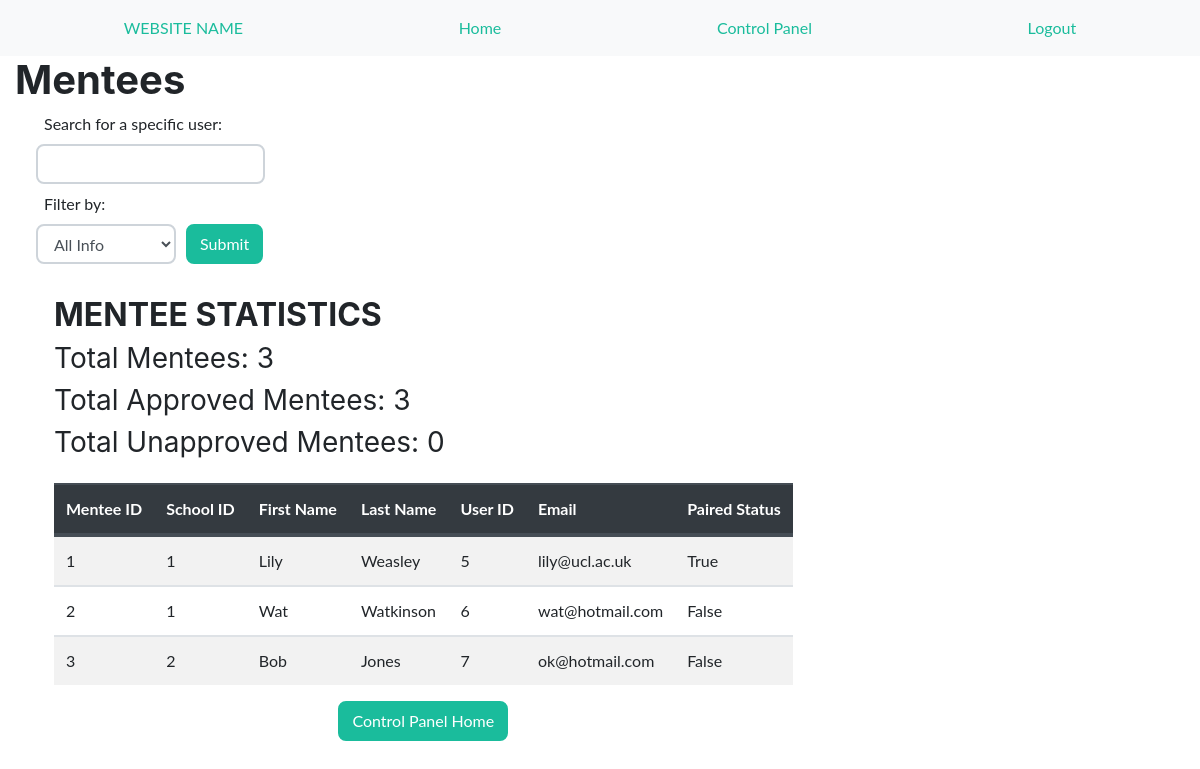
The app's page /admin/view_mentees/ (signed in) with its own data.
### app/models.py (models this page shows, shortened)
class User(UserMixin, db.Model):
    __tablename__ = 'user'
    email = db.Column(db.Text, nullable=False, unique=True)
    user_type = db.Column(db.String, nullable=False)
    user_id = db.Column(db.Integer,autoincrement=True, primary_key=True)
    school_id = db.Column(db.Integer, nullable=False)
    password = db.Column(db.String)
    bio = db.Column(db.String(300))
    is_active = db.Column(db.Boolean)
    profile_pic = db.Column(db.BLOB)
    creation_date = db.Column(db.String)

class Mentee(db.Model):
    __tablename__ = 'mentee'
    mentee_id = db.Column(db.Integer, autoincrement=True, primary_key=True)
    school_id = db.Column(db.Integer, db.ForeignKey('school.school_id'), nullable=False)
    first_name = db.Column(db.String, nullable=False)
    last_name = db.Column(db.String, nullable=False)
    user_id = db.Column(db.Integer, db.ForeignKey('user.user_id'), nullable=False)
    user = db.relationship("User", backref='mentee')
    paired = db.Column(db.Boolean)

### app/main/routes.py (the view)
@bp_main.route('/admin/view_mentees/', methods=['POST', 'GET'])
@login_required
@requires_admin('admin')
def controlpanel_view_mentees():
    search = SearchForm(request.form)
    user_type = 'Mentee'
    stats_dict = get_stats()
    queries = db.session.query(User, Mentee).filter(User.is_active == True).\
        join(Mentee,  User.user_id == Mentee.user_id).all()
    if request.method == 'POST':
        return search_results(search, 'mentee')
    return render_template('admin/admin_view_users.html', search=search, queries=queries, user_type=user_type,
                           stats_dict=stats_dict, type='mentees', title="Mentees")

### app/main/forms.py
class SearchForm(FlaskForm):
    choices = [('AllInfo', 'All Info'),
               ('User&Type', 'User & Type'),
               ('PersonalInfo', 'Personal Info'),
               ('Location', 'Location Info'),
               ('Meeting', 'Meetings'),
               ('Pair', 'Pair Info')]
    select = SelectField('Filter by:', choices=choices)
    search = StringField('Search for a specific user:', validators=[DataRequired()])

class SearchByForm(FlaskForm):
    choices = [('School', 'School'),
               ('City', 'City')]
    select = SelectField('In:', choices=choices)
    choices2 = [('Mentees and Mentors', 'All'),
                ('Mentee', 'Mentee'),
                ('Mentor', 'Mentor')]
    select2 = SelectField('User Type:', choices=choices2)
    search = StringField('Search:', validators=[DataRequired()])

### app/auth/routes.py (called while the page is built)
@login_manager.user_loader
def user_loader(user_id):
    if user_id is not None:
        return User.query.get(user_id)
    return None

### app/templates/admin/admin_view_users.html (shortened to what this page needs)
{% extends 'base.html' %}
{% from "_formhelpers.html" import render_field %}
{% block header%}{{title}}{% endblock %}
{% block content %}
    {% if queries|length %}
    <div class="row mr-0 ml-0 ">
        <div class="col-md-4 row-sm ml-sm-0 pl-0  align-self-center">
            <form action="" method="post" novalidate>
                <div class="form-row ml-md-3 ml-sm-0" >
                    <div class="col-lg-auto col-sm-6">
                        {{ render_field(search.search, class='form-control') }}
                    </div>
                    <div class="col-lg-auto col-sm-3">
                        {{ render_field(search.select, class='form-control') }}
                    </div>
                    <div class="col-lg-auto col-sm-3 mt-sm-3">
                        <input type="submit" value="Submit" class="btn btn-primary">
                    </div>
                </div>
            </form>
        </div>
        <div class="col-4 col-sm-auto mt-4 sm-mx-auto ml-md-4 justify-content-center">
            <h2>{{user_type.upper()}} STATISTICS</h2>
                    <h3 class="font-weight-normal">Total {{user_type}}s: {{ stats_dict['{}_total'.format(type)] }}</h3>
                    <h3 class="font-weight-normal">Total Approved {{user_type}}s: {{ stats_dict['approved_{}_total'.format(type)] }}</h3>
                    <h3 class="font-weight-normal">Total Unapproved {{user_type}}s: {{ stats_dict['unapproved_{}_total'.format(type)] }}</h3>
                <table class="mt-4 table table-striped table-hover">
                    <thead class="thead-dark">
                    <tr>
                        <th scope="col">{{user_type}} ID</th>
                        {% if user_type == 'Mentee' %}
                            <th scope="col">School ID</th>
                        {% endif %}
                        <th scope="col">First Name</th>
                        <th scope="col">Last Name</th>
                        <th scope="col">User ID</th>
                        <th scope="col">Email</th>
                        <th scope="col">Paired Status</th>
                    </tr>
                    </thead>
                    <tbody>
                    {% for query in queries %}
                        <tr>
                            {% if user_type == 'Mentee' %}
                                <td>{{ query[1].mentee_id }}</td>
                                <td>{{ query[0].school_id }}</td>
                            {% elif user_type == 'Mentor' %}
                                <td>{{ query[1].mentor_id }}</td>
                            {% endif %}
                            <td>{{ query[1].first_name}}</td>
                            <td>{{ query[1].last_name }}</td>
                            <td>{{ query[0].user_id }}</td>
                            <td>{{ query[0].email }}</td>
                            <td>{{ query[1].paired }}</td>
                        </tr>
                    {% endfor %}
                    </tbody>
                </table>
                <div class="row justify-content-center">
                    <a href="{{ url_for('main.controlpanel_home') }}" >
                        <input type="button" value="Control Panel Home" class="btn btn-primary">
                    </a>
                </div>
            </div>
        </div>
    {% else %}
        <p>Sorry, no {{ user_type }}s exist</p>
    {% endif %}
{% endblock %}

### records on screen
User: mentee_id "1", school "1", first_name "Lily", last_name "Weasley", user_id "5", email "lily@ucl.ac.uk", paired "True"
User: mentee_id "2", school "1", first_name "Wat", last_name "Watkinson", user_id "6", email "wat@hotmail.com", paired "False"
User: mentee_id "3", school "2", first_name "Bob", last_name "Jones", user_id "7", email "ok@hotmail.com", paired "False"

### other values on screen
{{ title }} "Mentees"
{{ field.label }} "Search for a specific user: Filter by:"
{{ user_type.upper() }} "MENTEE"
{{ user_type }} "Mentee"
{{ stats_dict['{}_total'.format(type)] }} "3"
{{ stats_dict['approved_{}_total'.format(type)] }} "3"
{{ stats_dict['unapproved_{}_total'.format(type)] }} "0"
